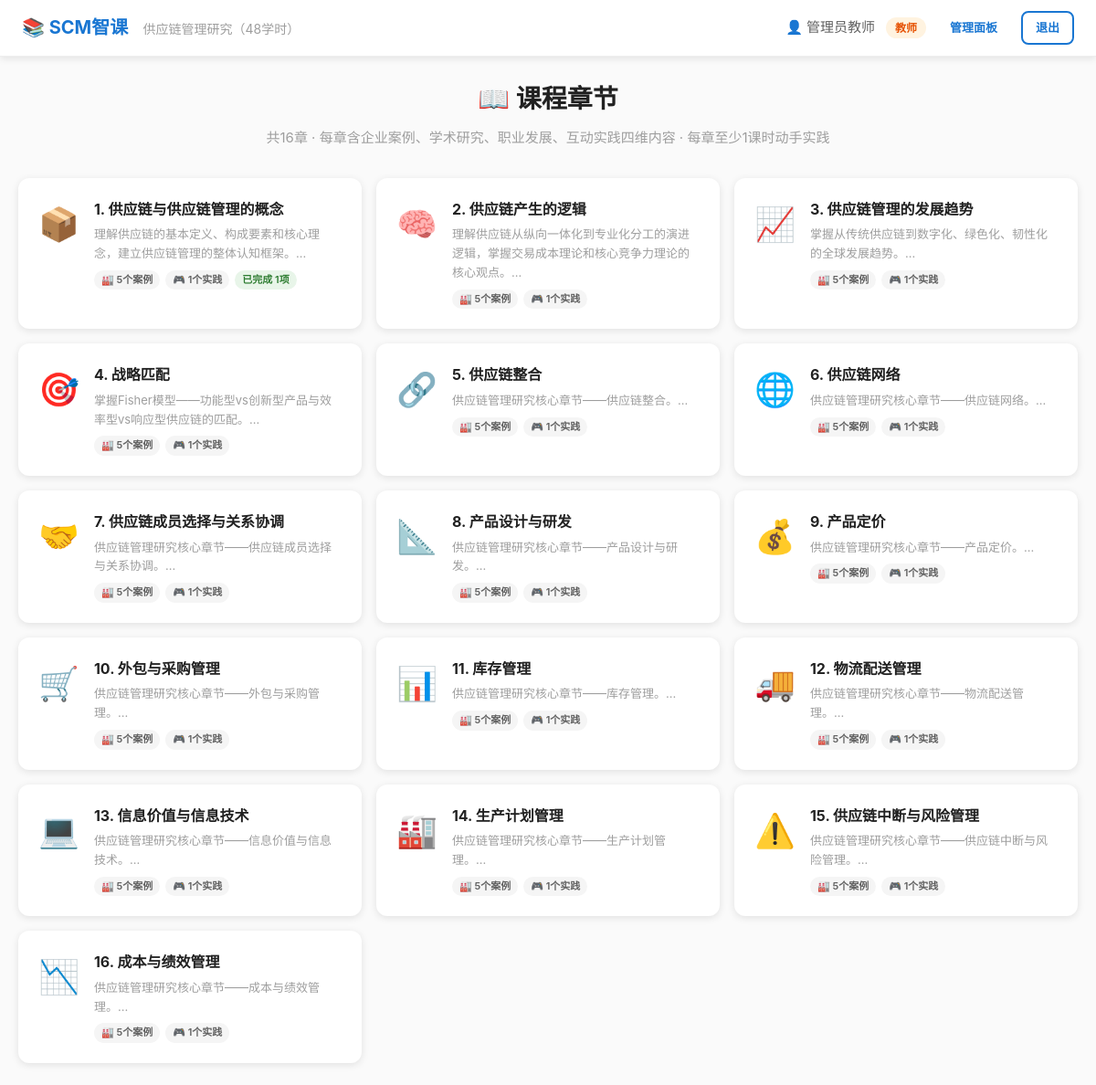
The page /chapters (signed in) on the database its author committed.
### tables this page shows
CREATE TABLE practice_results (
            id INTEGER PRIMARY KEY AUTOINCREMENT,
            user_id INTEGER NOT NULL,
            username TEXT NOT NULL,
            chapter TEXT NOT NULL,
            task_name TEXT NOT NULL,
            score REAL,
            detail TEXT,
            created_at TIMESTAMP DEFAULT CURRENT_TIMESTAMP,
            FOREIGN KEY(user_id) REFERENCES users(id)
        );

### app.py (the view)
@app.route('/chapters')
@login_required
def chapter_select():
    from knowledge_data import CHAPTERS, CHAPTER_ORDER
    user_id = session['user_id']
    db = get_db()
    progress = {}
    rows = db.execute(
        "SELECT chapter, COUNT(DISTINCT task_name) as cnt FROM practice_results WHERE user_id=? GROUP BY chapter",
        (user_id,)
    ).fetchall()
    for r in rows:
        progress[r['chapter']] = r['cnt']
    db.close()
    chapters = []
    for key in CHAPTER_ORDER:
        ch = CHAPTERS.get(key)
        if ch:
            chapters.append({
                'key': key,
                'name': ch['name'],
                'icon': ch['icon'],
                'overview': ch['overview'],
                'enterprise_cases': len(ch['enterprise']['cases']),
                'practice_tasks': len(ch.get('practice_tasks', [])),
                'completed': progress.get(ch['name'], 0),
            })
    return render_template('chapter_select.html', chapters=chapters)

### app.py (called while the page is built)
def get_db():
    db = sqlite3.connect(DATABASE)
    db.row_factory = sqlite3.Row
    db.execute("PRAGMA journal_mode=WAL")
    return db

def login_required(f):
    @wraps(f)
    def decorated(*args, **kwargs):
        if 'user_id' not in session:
            return redirect(url_for('login_page'))
        return f(*args, **kwargs)
    return decorated

### templates/chapter_select.html (shortened to what this page needs)
<!DOCTYPE html>
<html lang="zh-CN">
<head>
    <link rel="stylesheet" href="{{ url_for('static', filename='css/style.css') }}">
</head>
<body>
    <nav class="navbar">
        <div class="nav-left">
            <a href="{{ url_for('chapter_select') }}" class="nav-brand">📚 SCM智课</a>
            <span class="nav-subtitle">供应链管理研究（48学时）</span>
        </div>
        <div class="nav-right">
            <span class="nav-user">👤 {{ session.get('realname', session.get('username')) }}</span>
            <span class="nav-role {{ session.get('role') }}">{{ '教师' if session.get('role')=='teacher' else '学生' }}</span>
            {% if session.get('role') == 'teacher' %}
            <a href="{{ url_for('teacher_dashboard') }}" class="btn btn-sm">管理面板</a>
            {% endif %}
            <a href="{{ url_for('logout') }}" class="btn btn-sm btn-outline">退出</a>
        </div>
    </nav>
    <div class="container">
        <div class="page-header">
            <h1>📖 课程章节</h1>
            <p>共16章 · 每章含企业案例、学术研究、职业发展、互动实践四维内容 · 每章至少1课时动手实践</p>
        </div>
        <div class="chapter-grid">
            {% for ch in chapters %}
            <a href="{{ url_for('chapter_view', chapter_key=ch.key) }}" class="chapter-card">
                <div class="chapter-icon">{{ ch.icon }}</div>
                <div class="chapter-info">
                    <h3>{{ loop.index }}. {{ ch.name }}</h3>
                    <p>{{ ch.overview[:60] }}...</p>
                    <div class="chapter-meta">
                        <span class="badge">🏭 {{ ch.enterprise_cases }}个案例</span>
                        <span class="badge">🎮 {{ ch.practice_tasks }}个实践</span>
                        {% if ch.completed > 0 %}
                        <span class="badge badge-success">已完成 {{ ch.completed }}项</span>
                        {% endif %}
                    </div>
                </div>
            </a>
            {% endfor %}
        </div>
    </div>
</body>
</html>

### static/css/style.css (style rules this page uses)
*, *::before, *::after { box-sizing: border-box; margin: 0; padding: 0; }
:root { --primary: #1976D2; --primary-dark: #1565C0; --primary-light: #E3F2FD; --success: #4CAF50; --warning: #FF9800; --danger: #F44336; --gray-50: #FAFAFA; --gray-100: #F5F5F5; --gray-200: #EEEEEE; --gray-300: #E0E0E0; --gray-500: #9E9E9E; --gray-700: #616161; --gray-900: #212121; --white: #FFFFFF; --shadow: 0 2px 8px rgba(0,0,0,0.1); --shadow-lg: 0 4px 24px rgba(0,0,0,0.12); --radius: 12px; --radius-sm: 8px; }
body { font-family: -apple-system, BlinkMacSystemFont, "Segoe UI", "PingFang SC", "Hiragino Sans GB", "Microsoft YaHei", sans-serif; font-size: 15px; line-height: 1.6; color: var(--gray-900); background: var(--gray-50); }
a { color: var(--primary); text-decoration: none; }
.btn { display: inline-block; padding: 10px 20px; border: none; border-radius: var(--radius-sm); font-size: 15px; font-weight: 600; cursor: pointer; transition: all 0.2s; text-align: center; text-decoration: none; }
.btn-outline { background: var(--white); color: var(--primary); border: 2px solid var(--primary); }
.btn-sm { padding: 6px 14px; font-size: 13px; }
.navbar { background: var(--white); border-bottom: 1px solid var(--gray-200); padding: 12px 24px; display: flex; justify-content: space-between; align-items: center; position: sticky; top: 0; z-index: 100; box-shadow: var(--shadow); }
.nav-brand { font-size: 20px; font-weight: 700; color: var(--primary); }
.nav-subtitle { color: var(--gray-500); margin-left: 12px; font-size: 14px; }
.nav-right { display: flex; align-items: center; gap: 12px; }
.nav-user { color: var(--gray-700); font-weight: 500; }
.nav-role { padding: 2px 10px; border-radius: 20px; font-size: 12px; font-weight: 600; }
.nav-role.teacher { background: #FFF3E0; color: #E65100; }
.container { max-width: 1200px; margin: 0 auto; padding: 24px 20px; }
.page-header { text-align: center; margin-bottom: 32px; }
.page-header h1 { font-size: 28px; margin-bottom: 8px; }
.page-header p { color: var(--gray-500); }
.chapter-grid { display: grid; grid-template-columns: repeat(auto-fill, minmax(340px, 1fr)); gap: 16px; }
.chapter-card { background: var(--white); border-radius: var(--radius); padding: 20px; display: flex; gap: 16px; box-shadow: var(--shadow); transition: all 0.2s; text-decoration: none; color: var(--gray-900); border: 2px solid transparent; }
.chapter-icon { font-size: 36px; flex-shrink: 0; }
.chapter-info h3 { font-size: 16px; margin-bottom: 4px; }
.chapter-info p { font-size: 13px; color: var(--gray-500); margin-bottom: 8px; }
.chapter-meta { display: flex; gap: 6px; flex-wrap: wrap; }
.badge { display: inline-block; padding: 2px 8px; border-radius: 20px; font-size: 11px; font-weight: 600; background: var(--gray-100); color: var(--gray-700); }
.badge-success { background: #E8F5E9; color: #2E7D32; }

### rows shown on the page
practice_results: icon "📦", name "供应链与供应链管理的概念", overview "理解供应链的基本定义、构成要素和核心理念，建立供应链管理的整体认知框架。", enterprise_cases "5", practice_tasks "1", completed "1"

### other values the page prints
{{ session.get('realname', session.get('username')) }} "管理员教师"
{{ '教师' if session.get('role')=='teacher' else '学生' }} "教师"
{{ ch.icon }} "🧠" "📈" "🎯" "🔗" "🌐" "🤝" "📐" "💰" "🛒" "📊" "🚚" "💻" "🏭" "⚠️" "📉"
{{ ch.name }} "供应链产生的逻辑" "供应链管理的发展趋势" "战略匹配" "供应链整合" "供应链网络" "供应链成员选择与关系协调" "产品设计与研发" "产品定价" "外包与采购管理" "库存管理" "物流配送管理" "信息价值与信息技术" "生产计划管理" "供应链中断与风险管理" "成本与绩效管理"
{{ ch.overview[:60] }} "理解供应链从纵向一体化到专业化分工的演进逻辑，掌握交易成本理论和核心竞争力理论的核心观点。" "掌握从传统供应链到数字化、绿色化、韧性化的全球发展趋势。" "掌握Fisher模型——功能型vs创新型产品与效率型vs响应型供应链的匹配。" "供应链管理研究核心章节——供应链整合。" "供应链管理研究核心章节——供应链网络。" "供应链管理研究核心章节——供应链成员选择与关系协调。" "供应链管理研究核心章节——产品设计与研发。" "供应链管理研究核心章节——产品定价。" "供应链管理研究核心章节——外包与采购管理。" "供应链管理研究核心章节——库存管理。" "供应链管理研究核心章节——物流配送管理。" "供应链管理研究核心章节——信息价值与信息技术。" "供应链管理研究核心章节——生产计划管理。" "供应链管理研究核心章节——供应链中断与风险管理。" "供应链管理研究核心章节——成本与绩效管理。"
{{ ch.enterprise_cases }} "5" "5" "5" "5" "5" "5" "5" "5" "5" "5" "5" "5" "5" "5" "5"
{{ ch.practice_tasks }} "1" "1" "1" "1" "1" "1" "1" "1" "1" "1" "1" "1" "1" "1" "1"
